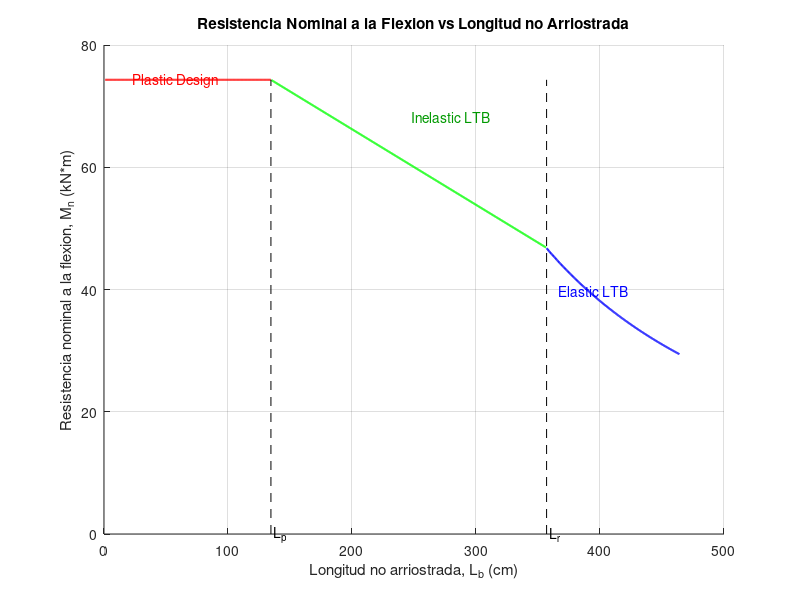

This figure's MATLAB source:
% ============================================================
%  Pandeo Lateral-Torsional (AISC 360 F2) - version compacta
%  Seccion I soldada 32x12 cm, acero A36.
%  Unidades consistentes + validacion "con unidades" vs
%  "sin unidades" (mismo sistema): ambas deben coincidir (dif ~ 0).
% ============================================================

% --- Material (entrada mixta: geometria cm, Fy ksi, E MPa) ---
E   = 200000;            % Modulo de elasticidad (MPa)
Fy  = 36.259 * 6.89476;  % Fy: 36.259 ksi -> MPa (~250 MPa)
Cb  = 1.0;               % Coeficiente de modificacion

% --- Seccion I soldada (cm) ---
d = 32; bf = 12; tf = 0.6; tw = 0.3;
A   = 2*bf*tf + (d - 2*tf)*tw;                                   % cm^2
Ix  = bf*d^3/12 - (bf - tw)*(d - 2*tf)^3/12;                     % cm^4
Iy  = 2*(tf*bf^3/12) + (d - 2*tf)*tw^3/12;                       % cm^4
Sx  = Ix/(d/2);                                                  % cm^3
Zx  = bf*tf*(d - tf) + tw*(d - 2*tf)^2/4;                        % cm^3
J   = 2*bf*tf^3/3 + (d + tf)*tw^3/3;                             % cm^4
ry  = sqrt(Iy/A);                                                % cm
ho  = d - tf;                                                    % cm
Cw  = Iy*ho^2/4;                                                 % cm^6
rts = sqrt(sqrt(Iy*Cw)/Sx);   % r_ts^2 = sqrt(Iy*Cw)/Sx         % cm

% ============================================================
%  VALIDACION: Way A (con conversiones)  vs  Way B (consistente)
% ============================================================
% ---- Way A: "con unidades", longitudes en cm ----
Lp_A = 1.76 * ry * sqrt(E/Fy);                                  % cm
t1_A = J/(Sx*ho);                                               % adimensional
t2_A = 6.76*(0.7*Fy/E)^2;                                       % adimensional
% AISC F2-6: UN sqrt EXTERIOR sobre  t1 + sqrt(t1^2 + t2)
Lr_A = 1.95 * rts * (E/(0.7*Fy)) * sqrt(t1_A + sqrt(t1_A^2 + t2_A));   % cm
Mp_A = Zx * Fy * 1e-3;                                          % kN*m  (cm^3*MPa*1e-3)

% ---- Way B: "sin unidades" (sistema N-mm-MPa, sin factores) ----
ry_mm = ry*10;  rts_mm = rts*10;  ho_mm = ho*10;               % cm -> mm
Sx_mm3 = Sx*1e3;  Zx_mm3 = Zx*1e3;  J_mm4 = J*1e4;            % cm^n -> mm^n
Lp_Bm = 1.76 * ry_mm * sqrt(E/Fy);
t1_B  = J_mm4/(Sx_mm3*ho_mm);
t2_B  = 6.76*(0.7*Fy/E)^2;
Lr_Bm = 1.95 * rts_mm * (E/(0.7*Fy)) * sqrt(t1_B + sqrt(t1_B^2 + t2_B));
Mp_Bn = Zx_mm3 * Fy;                                           % N*mm
Lp_B = Lp_Bm/10;  Lr_B = Lr_Bm/10;  Mp_B = Mp_Bn/1e6;        % -> cm, cm, kN*m

% ---- Resultados adoptados ----
Lp = Lp_A;  Lr = Lr_A;  Mp = Mp_A;
Mr = 0.7*Fy*Sx*1e-3;                                          % kN*m (momento en Lr)

disp('--- Validacion: con unidades vs sin unidades (mismo sistema) ---');
disp(['Lp: con = ', num2str(Lp_A), ' cm | sin = ', num2str(Lp_B), ' cm | dif = ', num2str(abs(Lp_A-Lp_B))]);
disp(['Lr: con = ', num2str(Lr_A), ' cm | sin = ', num2str(Lr_B), ' cm | dif = ', num2str(abs(Lr_A-Lr_B))]);
disp(['Mp: con = ', num2str(Mp_A), ' kN*m | sin = ', num2str(Mp_B), ' kN*m | dif = ', num2str(abs(Mp_A-Mp_B))]);
disp(['Chequeo fisico Lp < Lr : ', num2str(Lp < Lr)]);

% ============================================================
%  Curva M_n(L_b): tres regiones en orden Lp < Lr  (kN*m vs cm)
% ============================================================
Lb = linspace(1, 1.3*Lr, 1000);   % cm (desde 1: Fcr singular en Lb=0)
Mn1 = Mp * ones(size(Lb));
Mn2 = Cb * (Mp - (Mp - Mr) .* (Lb - Lp) / (Lr - Lp));
% Fcr: el sqrt MULTIPLICA (no divide). Fcr[MPa]*Sx[cm^3]*1e-3 -> kN*m
Fcr = Cb * pi^2 * E ./ (Lb/rts).^2 .* sqrt(1 + 0.078*(J/(Sx*ho)) * (Lb/rts).^2);
Mn3 = Fcr * Sx * 1e-3;

figure;
hold on;
plot(Lb(Lb <= Lp),               Mn1(Lb <= Lp),               'r', 'LineWidth', 1.5);
plot(Lb(Lb > Lp & Lb <= Lr),     Mn2(Lb > Lp & Lb <= Lr),     'g', 'LineWidth', 1.5);
plot(Lb(Lb > Lr),                Mn3(Lb > Lr),                'b', 'LineWidth', 1.5);
plot([Lp Lp], [0 Mp], 'k--');
plot([Lr Lr], [0 Mp], 'k--');
xlabel('Longitud no arriostrada, L_b (cm)');
ylabel('Resistencia nominal a la flexion, M_n (kN*m)');
title('Resistencia Nominal a la Flexion vs Longitud no Arriostrada');
text(Lp*0.15, Mp,          ' Plastic Design', 'Color', 'r');
text((Lp+Lr)/2, Mp*0.92,   ' Inelastic LTB',  'Color', [0 0.6 0]);
text(Lr*1.02, Mr*0.85,     ' Elastic LTB',    'Color', 'b');
text(Lp, 0, ' L_p', 'Color', 'k');
text(Lr, 0, ' L_r', 'Color', 'k');
grid on;
hold off;

disp('Plastic Design (Lb<=Lp): Mn=Mp. Inelastic LTB (Lp<Lb<=Lr): recta Mp->Mr. Elastic LTB (Lb>Lr): Mn=Fcr*Sx.');
